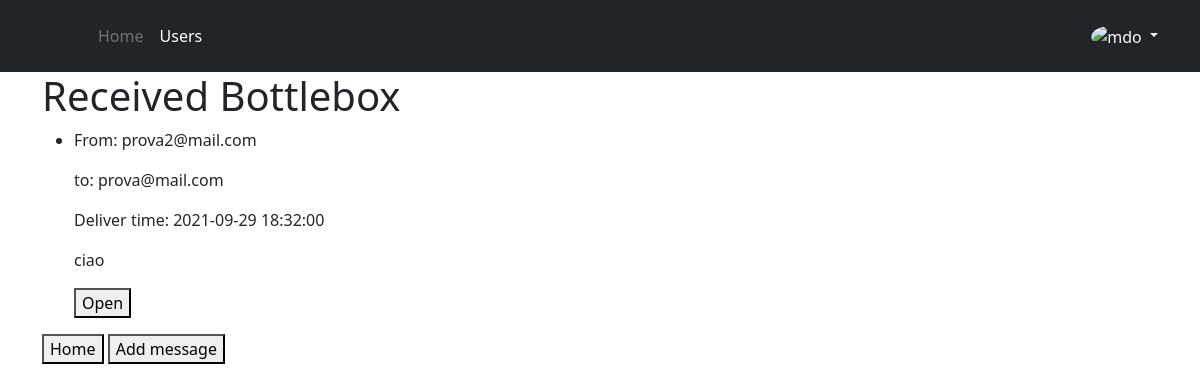
Page /bottlebox/received (signed in) on the committed database.
### monolith/database.py (models this page shows, shortened)
class User(db.Model):
    __tablename__ = 'user'
    id = db.Column(db.Integer, primary_key=True, autoincrement=True)
    email = db.Column(db.Unicode(128), unique=True, nullable=False)
    firstname = db.Column(db.Unicode(128))
    lastname = db.Column(db.Unicode(128))
    password = db.Column(db.Unicode(128))
    date_of_birth = db.Column(db.Date)
    is_active = db.Column(db.Boolean, default=True)
    is_admin = db.Column(db.Boolean, default=False)
    is_anonymous = False
    has_picture = db.Column(db.Boolean, default=False)  # has the user a personal profile picture
    '''
    TODO 2nd priority stuffs
    lottery_points = db.Column(db.integer, default=0)
    content_filter_enabled = db.Column(db.Boolean, default=False)
    '''
    sent_messages = db.relationship('Message', backref='sender', lazy=True)
    received_messages = db.relationship('Message_Recipient', backref='recipient', lazy=True)
    reported_messages = db.relationship('Report', backref='reporter', lazy=True)
    @property
    def is_authenticated(self):
        return self._authenticated

class Message(db.Model):
    __tablename__ = 'message'
    id = db.Column(db.Integer, primary_key=True, autoincrement=True)
    sender_id = db.Column(db.Integer, db.ForeignKey('user.id'), nullable=False)
    content = db.Column(db.Unicode(700), nullable=False)
    is_sent = db.Column(db.Boolean, default = False)
    is_delivered = db.Column(db.Boolean, default = False)
    deliver_time = db.Column(db.DateTime)
    recipients = db.relationship('Message_Recipient', backref='message_recipient.recipient_id', lazy=True)
    reports = db.relationship('Report', backref='message_report', lazy=True)

### monolith/views/bottlebox.py (the view)
@bottlebox.route('/bottlebox/received', methods=['GET'])
def show_received():
    bottlebox_logic = BottleBoxLogic()
    all_users = bottlebox_logic.retrieving_all_users()
    msg = bottlebox_logic.retrieving_messages(current_user.id,2)
    return render_template('bottlebox.html', messages = msg, users = all_users, label = 'Received')

### monolith/auth.py (called while the page is built)
@login_manager.user_loader
def load_user(user_id):
    user = User.query.get(user_id)
    if user is not None:
        user._authenticated = True
    return user

### monolith/bottlebox_logic.py (called while the page is built)
    def retrieving_all_users(self):
        return db.session.query(User).where(User.is_admin == False)

    def  retrieving_messages(self,user_id,type):
        today = datetime.datetime.now()
        if type == 1: #pending
            return db.session.query(Message).where(Message.sender_id == user_id).where(Message.is_sent == True).where(Message.is_delivered == False).where(Message.deliver_time > today)
        elif type == 2: #received
            return Message.query.join(Message_Recipient, Message.id == Message_Recipient.id).where(Message_Recipient.recipient_id == user_id).where(Message.is_sent == True).where(Message.is_delivered == True).where(Message.deliver_time <= today)
        elif type == 3: #delivered
            return db.session.query(Message).where(Message.sender_id == user_id).where(Message.is_sent == True).where(Message.is_delivered == True).where(Message.deliver_time <= today)

### monolith/templates/bottlebox.html (shortened to what this page needs)
{% extends "layout.html" %}
{% block content %}
<h1>{{ label }} Bottlebox</h1>
<ul>
  {% for msg in messages: %}
  <li>
    <p>{% for user in users: %} {% if user.id == msg.sender_id %}  From: {{user.email}} {% endif %} {% endfor %}</p>
    <p>{% for recipient in msg.recipients: %} {% for user in users: %} {% if user.id == recipient.recipient_id %}  to: {{user.email}} {% endif %} {% endfor %} {% endfor %}</p>
    <p>Deliver time: {{msg.deliver_time}}</p>
    <p>{{msg.content}}</p>
    <p> <button onclick="location.href = '/message/{{msg.id}}'" id="homeButton" class="float-left submit-button" >Open</button></p>
  </li>
  {% endfor %}
</ul>
<button onclick="location.href = '/';" id="homeButton" class="float-left submit-button" >Home</button>
<button onclick="location.href = '/test_message';" id="homeButton" >Add message</button>
{% endblock %}

### monolith/static/style/style.css (style rules this page uses)
html, body { height: 100%; }

### rows in the picture
Message: deliver_time "2021-09-29 18:32:00", content "ciao"
User: email "prova2@mail.com"
User: email "prova@mail.com"

### other values in the picture
{{ label }} "Received"
